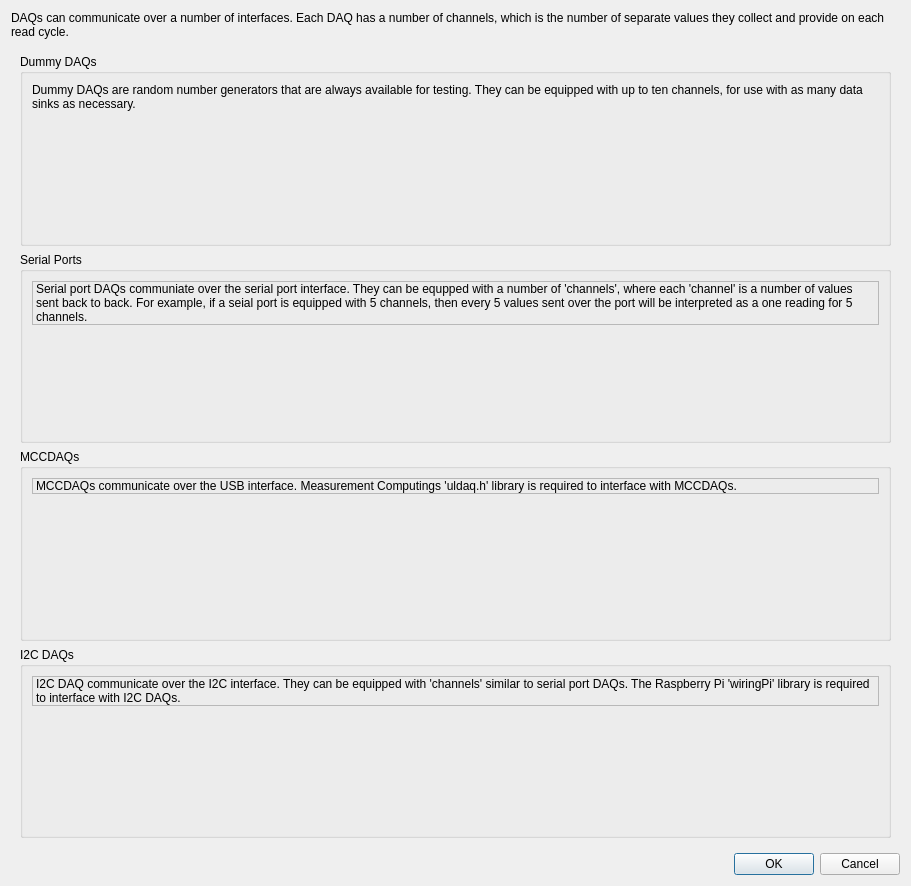
<?xml version="1.0" encoding="UTF-8"?>
<ui version="4.0">
 <class>DAQScanDialog</class>
 <widget class="QDialog" name="DAQScanDialog">
  <property name="geometry">
   <rect>
    <x>0</x>
    <y>0</y>
    <width>911</width>
    <height>886</height>
   </rect>
  </property>
  <property name="sizePolicy">
   <sizepolicy hsizetype="Preferred" vsizetype="Minimum">
    <horstretch>0</horstretch>
    <verstretch>0</verstretch>
   </sizepolicy>
  </property>
  <property name="windowTitle">
   <string>DAQ Device Configuration</string>
  </property>
  <layout class="QVBoxLayout" name="verticalLayout_10">
   <item>
    <widget class="QLabel" name="label_3">
     <property name="sizePolicy">
      <sizepolicy hsizetype="Preferred" vsizetype="Preferred">
       <horstretch>0</horstretch>
       <verstretch>0</verstretch>
      </sizepolicy>
     </property>
     <property name="text">
      <string>DAQs can communicate over a number of interfaces. Each DAQ has a number of channels, which is the number of separate values they collect and provide on each read cycle.</string>
     </property>
     <property name="wordWrap">
      <bool>true</bool>
     </property>
    </widget>
   </item>
   <item>
    <widget class="QScrollArea" name="scrollArea">
     <property name="frameShape">
      <enum>QFrame::NoFrame</enum>
     </property>
     <property name="horizontalScrollBarPolicy">
      <enum>Qt::ScrollBarAsNeeded</enum>
     </property>
     <property name="sizeAdjustPolicy">
      <enum>QAbstractScrollArea::AdjustToContents</enum>
     </property>
     <property name="widgetResizable">
      <bool>true</bool>
     </property>
     <widget class="QWidget" name="scrollAreaWidgetContents">
      <property name="geometry">
       <rect>
        <x>0</x>
        <y>0</y>
        <width>893</width>
        <height>799</height>
       </rect>
      </property>
      <layout class="QVBoxLayout" name="verticalLayout_4">
       <item>
        <widget class="QGroupBox" name="groupBox">
         <property name="title">
          <string>Dummy DAQs</string>
         </property>
         <layout class="QVBoxLayout" name="verticalLayout_7">
          <item>
           <widget class="QLabel" name="label_4">
            <property name="text">
             <string>Dummy DAQs are random number generators that are always available for testing. They can be equipped with up to ten channels, for use with as many data sinks as necessary.</string>
            </property>
            <property name="wordWrap">
             <bool>true</bool>
            </property>
           </widget>
          </item>
          <item>
           <widget class="QWidget" name="widget_5" native="true">
            <property name="sizePolicy">
             <sizepolicy hsizetype="Preferred" vsizetype="Expanding">
              <horstretch>0</horstretch>
              <verstretch>0</verstretch>
             </sizepolicy>
            </property>
            <layout class="QVBoxLayout" name="verticalLayout_8">
             <item>
              <layout class="QGridLayout" name="DummyDAQsLayout"/>
             </item>
            </layout>
           </widget>
          </item>
         </layout>
        </widget>
       </item>
       <item>
        <widget class="QGroupBox" name="groupBox_2">
         <property name="sizePolicy">
          <sizepolicy hsizetype="Preferred" vsizetype="Expanding">
           <horstretch>0</horstretch>
           <verstretch>0</verstretch>
          </sizepolicy>
         </property>
         <property name="focusPolicy">
          <enum>Qt::NoFocus</enum>
         </property>
         <property name="title">
          <string>Serial Ports</string>
         </property>
         <layout class="QVBoxLayout" name="verticalLayout_9">
          <item>
           <widget class="QLabel" name="label_2">
            <property name="frameShape">
             <enum>QFrame::StyledPanel</enum>
            </property>
            <property name="text">
             <string>Serial port DAQs communiate over the serial port interface. They can be equpped with a number of 'channels', where each 'channel' is a number of values sent back to back. For example, if a seial port is equipped with 5 channels, then every 5 values sent over the port will be interpreted as a one reading for 5 channels.</string>
            </property>
            <property name="wordWrap">
             <bool>true</bool>
            </property>
           </widget>
          </item>
          <item>
           <widget class="QWidget" name="widget_2" native="true">
            <property name="sizePolicy">
             <sizepolicy hsizetype="Preferred" vsizetype="Expanding">
              <horstretch>0</horstretch>
              <verstretch>0</verstretch>
             </sizepolicy>
            </property>
            <layout class="QVBoxLayout" name="verticalLayout_2">
             <item>
              <layout class="QGridLayout" name="SerialportDevicesLayout"/>
             </item>
            </layout>
           </widget>
          </item>
         </layout>
        </widget>
       </item>
       <item>
        <widget class="QGroupBox" name="MCCDAQGroupBox">
         <property name="sizePolicy">
          <sizepolicy hsizetype="Preferred" vsizetype="Expanding">
           <horstretch>0</horstretch>
           <verstretch>0</verstretch>
          </sizepolicy>
         </property>
         <property name="focusPolicy">
          <enum>Qt::NoFocus</enum>
         </property>
         <property name="title">
          <string>MCCDAQs</string>
         </property>
         <layout class="QVBoxLayout" name="verticalLayout">
          <item>
           <widget class="QLabel" name="label">
            <property name="frameShape">
             <enum>QFrame::StyledPanel</enum>
            </property>
            <property name="text">
             <string>MCCDAQs communicate over the USB interface. Measurement Computings 'uldaq.h' library is required to interface with MCCDAQs.</string>
            </property>
            <property name="wordWrap">
             <bool>true</bool>
            </property>
           </widget>
          </item>
          <item>
           <widget class="QWidget" name="widget" native="true">
            <property name="sizePolicy">
             <sizepolicy hsizetype="Preferred" vsizetype="Expanding">
              <horstretch>0</horstretch>
              <verstretch>0</verstretch>
             </sizepolicy>
            </property>
            <layout class="QVBoxLayout" name="verticalLayout_3">
             <item>
              <layout class="QGridLayout" name="MCCDAQDevicesLayout"/>
             </item>
            </layout>
           </widget>
          </item>
         </layout>
        </widget>
       </item>
       <item>
        <widget class="QGroupBox" name="I2CDAQGroupBox">
         <property name="sizePolicy">
          <sizepolicy hsizetype="Preferred" vsizetype="Expanding">
           <horstretch>0</horstretch>
           <verstretch>0</verstretch>
          </sizepolicy>
         </property>
         <property name="focusPolicy">
          <enum>Qt::NoFocus</enum>
         </property>
         <property name="title">
          <string>I2C DAQs</string>
         </property>
         <layout class="QVBoxLayout" name="verticalLayout_5">
          <item>
           <widget class="QLabel" name="label_5">
            <property name="frameShape">
             <enum>QFrame::StyledPanel</enum>
            </property>
            <property name="text">
             <string>I2C DAQ communicate over the I2C interface. They can be equipped with 'channels' similar to serial port DAQs. The Raspberry Pi 'wiringPi' library is required to interface with I2C DAQs.</string>
            </property>
            <property name="wordWrap">
             <bool>true</bool>
            </property>
           </widget>
          </item>
          <item>
           <widget class="QWidget" name="widget_3" native="true">
            <property name="sizePolicy">
             <sizepolicy hsizetype="Preferred" vsizetype="Expanding">
              <horstretch>0</horstretch>
              <verstretch>0</verstretch>
             </sizepolicy>
            </property>
            <layout class="QVBoxLayout" name="verticalLayout_6">
             <item>
              <layout class="QGridLayout" name="I2CDAQDevicesLayout"/>
             </item>
            </layout>
           </widget>
          </item>
         </layout>
        </widget>
       </item>
      </layout>
     </widget>
    </widget>
   </item>
   <item>
    <widget class="QDialogButtonBox" name="buttonBox">
     <property name="standardButtons">
      <set>QDialogButtonBox::Cancel|QDialogButtonBox::Ok</set>
     </property>
    </widget>
   </item>
  </layout>
 </widget>
 <resources/>
 <connections/>
</ui>
